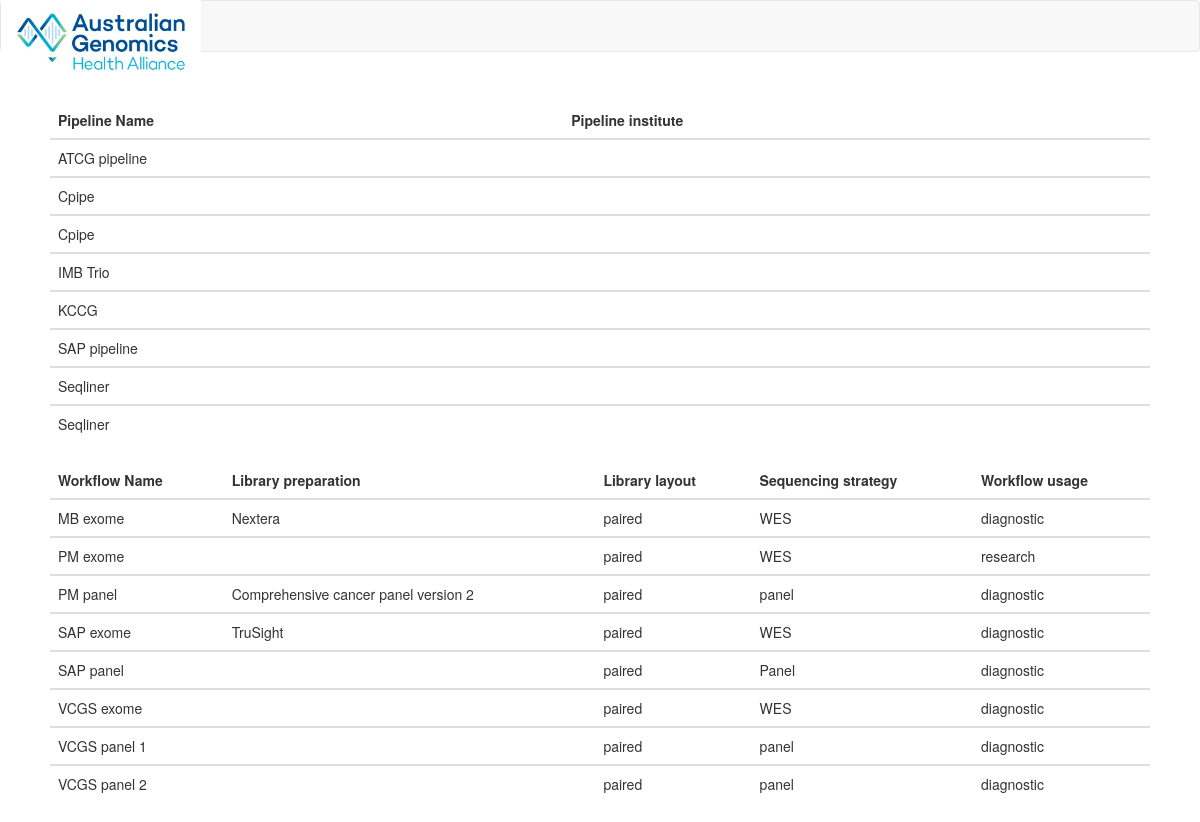
The page /overview.html on the database its author committed.
### __init__.py (models this page shows, shortened)
class Pipeline(db.Model):
    __tablename__ = 'pipeline'
    id = db.Column(db.Integer, primary_key=True, autoincrement=True)
    pipeline_name = db.Column(db.String(100))
    pipeline_provider = db.Column(db.String(200))
    institute_id = db.Column(db.Integer, db.ForeignKey('institute.id'))
    workflow_id = db.relationship('Workflow', backref='pipeline', lazy='dynamic')

class Workflow(db.Model):
    __tablename__ = 'workflow'
    id = db.Column(db.Integer, primary_key=True, autoincrement=True)
    workflow_name = db.Column(db.String(100))
    library_preparation = db.Column(db.String(100))
    library_layout = db.Column(db.String(200))
    sequencing_strategy = db.Column(db.String(50))
    nata_accreditation = db.Column(db.String(50))
    reference_genome = db.Column(db.String(50))
    workflow_usage = db.Column(db.String(50))
    workflow_accession = db.Column(db.VARCHAR(50))
    pipeline_id = db.Column(db.Integer, db.ForeignKey('pipeline.id'))
    flagship_id = db.Column(db.Integer, db.ForeignKey('flagship.id'))
    workflow_desc_id = db.Column(db.Integer, db.ForeignKey('workflow_desc.id'))

### __init__.py (the view)
@app.route('/overview.html', methods=['GET'])
def index():
    pipelinerows = Pipeline.query.order_by(Pipeline.pipeline_name).all()
    workflowrows = Workflow.query.order_by(Workflow.workflow_name).all()
    return render_template('overview.html', title='Overview', pipelinerows=pipelinerows, workflowrows=workflowrows)

### templates/overview.html (shortened to what this page needs)
<!DOCTYPE html>
<html lang="en">
<head>
    <link href="{{ url_for('static', filename='css/bootstrap.min.css') }}", rel="stylesheet">
</head>
<body>
<header>
<nav class="navbar navbar-default">
  <div class="container-fluid">
      <div class ='row'>
         <div class="navbar-header">
             <a class="navbar-brand" href="/">
                 <img style = 'max-width:200px; margin-top: -20px;' src ="{{ url_for('static', filename='images/agha.ico') }}" /</img>
              </a>
        </div>
      </div>
  </div>
</header>
<div class=wrapper>
  <table class="table">
  <thead>
    <tr>
      <th>Pipeline Name</th>
      <th>Pipeline institute</th>
    </tr>
  </thead>
      {% for row in pipelinerows %}
  <tbody>
    <tr>
      <td>{{ row.pipeline_name }}</td>
      <td>{{ row.pipeline_institute}}</td>
    </tr>
        {% endfor %}
</div>
<div class=container>
  <table class="table">
  <thead>
    <tr>
      <th>Workflow Name</th>
      <th>Library preparation</th>
        <th>Library layout</th>
        <th>Sequencing strategy</th>
        <th>Workflow usage</th>
    </tr>
  </thead>
      {% for row in workflowrows %}
  <tbody>
    <tr>
      <td>{{ row.workflow_name }}</td>
      <td>{{ row.library_preparation}}</td>
      <td>{{ row.library_layout}}</td>
      <td>{{ row.sequencing_strategy}}</td>
      <td>{{ row.workflow_usage}}</td>
    </tr>
        {% endfor %}
</div>
</body>
</html>

### templates/overview.html (style rules this page uses)
.wrapper { margin-top: 50px; margin-left: 50px; margin-right: 50px; }

### rows shown on the page
Pipeline: pipeline_name "ATCG pipeline"
Pipeline: pipeline_name "Cpipe"
Pipeline: pipeline_name "Cpipe"
Pipeline: pipeline_name "IMB Trio"
Pipeline: pipeline_name "KCCG"
Pipeline: pipeline_name "SAP pipeline"
Pipeline: pipeline_name "Seqliner"
Pipeline: pipeline_name "Seqliner"
Workflow: workflow_name "MB exome", library_preparation "Nextera", library_layout "paired", sequencing_strategy "WES", workflow_usage "diagnostic"
Workflow: workflow_name "PM exome", library_layout "paired", sequencing_strategy "WES", workflow_usage "research"
Workflow: workflow_name "PM panel", library_preparation "Comprehensive cancer panel version 2", library_layout "paired", sequencing_strategy "panel", workflow_usage "diagnostic"
Workflow: workflow_name "SAP exome", library_preparation "TruSight", library_layout "paired", sequencing_strategy "WES", workflow_usage "diagnostic"
Workflow: workflow_name "SAP panel", library_layout "paired", sequencing_strategy "Panel", workflow_usage "diagnostic"
Workflow: workflow_name "VCGS exome", library_layout "paired", sequencing_strategy "WES", workflow_usage "diagnostic"
Workflow: workflow_name "VCGS panel 1", library_layout "paired", sequencing_strategy "panel", workflow_usage "diagnostic"
Workflow: workflow_name "VCGS panel 2", library_layout "paired", sequencing_strategy "panel", workflow_usage "diagnostic"
